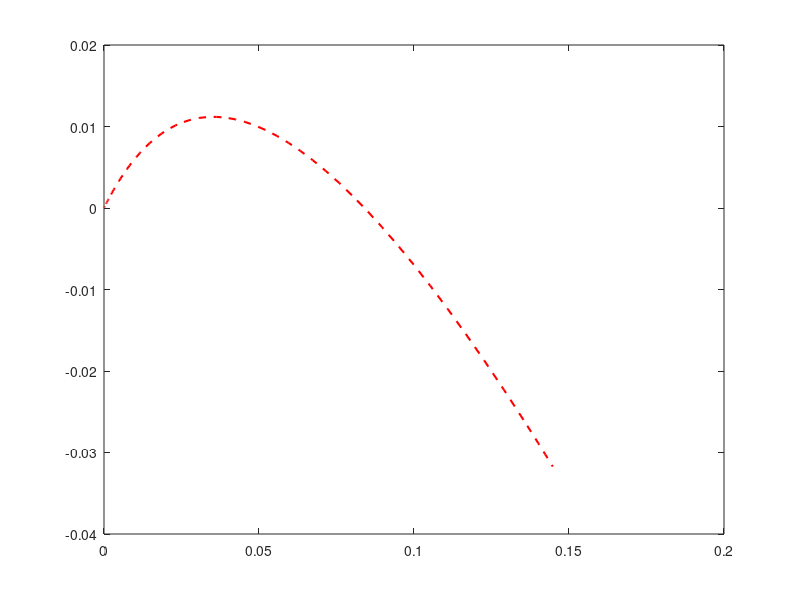

The MATLAB source for this figure: (Note: this script raises an error after producing the figure.)
%% 1. Ручной поиск
clear, clc;
global A B u t1 t2 T a11 a12 a21 a22 b11 b21 delta_v deg_yaw

v0 = 5.65;
L = 51;
r21 = -0.59;
r31 = 5.32;
q21 = 0.94;
q31 = -2.41;
s21 = -0.29;
s31 = -3.4;

% расчет параметров модели
Omega = v0 / L % нормирующая частота
a11 = -r31 * Omega
a12 = -q31 * Omega ^ 2
a21 = -r21
a22 = -q21 * Omega
b11 = -s31 * Omega ^ 2
b21 = -s21 * Omega

A = [a11 a12 0; a21 a22 0; 1 0 0]
B = [b11; b21; 0]
delta_v = deg2rad(35);
deg_yaw = deg2rad(10);
rp_ode_inv = @(t, x) [- (a11 * x(1) + a12 * x(2) + b11 * (-delta_v)); - (a21 * x(1) + a22 * x(2) + b21 * (-delta_v)); - (x(1))];

[t_r, x_r] = ode45(rp_ode_inv, [0 2.5], [0 0 0]);
plot(x_r(:, 1), x_r(:, 2), 'r--', 'LineWidth', 1.5)
hold on

t1 = 3
t2 = 6.45
T = 9.5

[t, x] = ode45(@odefun11, [0 T], [0 0 deg_yaw]);
plot(x(:, 1), x(:, 2), 'b', 'LineWidth', 1)
grid on
xlabel("x_2")
ylabel("x_1")
title("Фазовые траектории в прямом и обратном времени")
legend("Обратное время", "Прямое время");

x_end = x(end, :)

%% 2. Автоматический поиск

global A B u t1 t2 T a11 a12 a21 a22 b11 b21 delta_v deg_yaw
V0 = 5.65;
L = 51;
r21 = -0.59;
r31 = 5.32;
q21 = 0.94;
q31 = -2.41;
s21 = -0.29;
s31 = -3.4;

W = V0 / L;
a11 = -r31 * W;
a12 = -q31 * W ^ 2;
a21 = -r21;
a22 = -q21 * W;
b11 = -s31 * W ^ 2;
b21 = -s21 * W;

A = [a11 a12 0; a21 a22 0; 1 0 0]
B = [b11; b21; 0]
delta_v = deg2rad(35);
deg_yaw = deg2rad(10);

t0 = [7.1787, 13.169, 14.192]
T = fminsearch('costfunc1', t0)
x_end = x(end, :)
